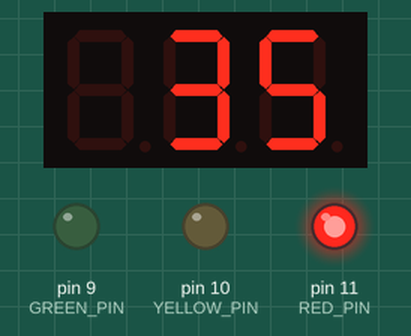
This sketch was run on a simulated Arduino Uno, built with avr-gcc and run on an emulated ATmega328P. Shown: 3-digit seven-segment display, output pins drawn as LEDs (lit = HIGH). Wiring (inferred from the names in the program): 3-digit 7-segment display, segments lit when LOW: segments pin 12, pin 2, pin 3, pin 4, pin 5, pin 6, pin 7; digit selects pin 14, pin 16, pin 15. The segment pins are drawn as the display they are named for; pins used as bus, display or sensor lines are not drawn.

Above: at 0.1 s.
At 8.1 s:
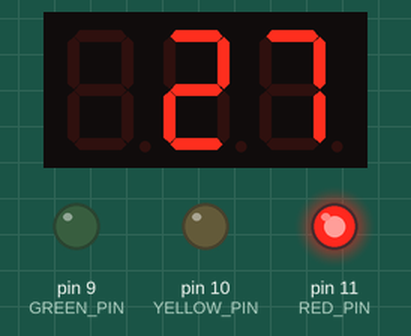
At 18.1 s:
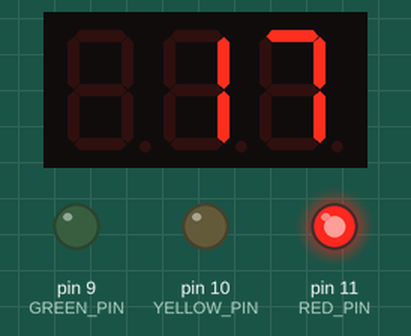
At 38.1 s:
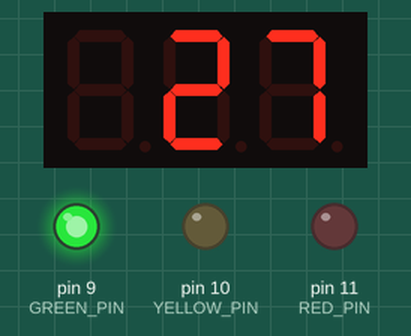
Timing chart, 0 to 39.6 s (numbered marks = the images above):
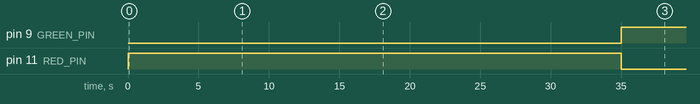

Measured:
- by itself, pin 9 (GREEN_PIN): LOW → HIGH at 35.0 s
- by itself, pin 11 (RED_PIN): LOW → HIGH at 0.00 s, → LOW 35.0 s later
- what the display in image 1 shows lasts 1.1 s, from 8.0 s to 9.1 s

The sketch:

phased-traffic-signal.ino
```cpp
const int SEGMENT_PINS[] = { 12, 2, 3, 4, 5, 6, 7 };
const int DIGIT_PINS[] = { 14, 16, 15 };
const byte SEGMENT_MAP[] = {
  0b0000001,
  0b1001111,
  0b0010010,
  0b0000110,
  0b1001100,
  0b0100100,
  0b0100000,
  0b0001111,
  0b0000000,
  0b0000100
};
const long DISPLAY_INTERVAL_MS = 3;

const int RED_PIN = 11;
const int YELLOW_PIN = 10;
const int GREEN_PIN = 9;
const long RED_LENGTH_MS = 35000;
const long YELLOW_LENGTH_MS = 3000;
const long GREEN_LENGTH_MS = 30000;

int displayValue = 0;
int currentDigit = 0;
unsigned long lastDigitTime = 0;

void setup() {
  // set up segments for all 3 digits
  for (int pin : SEGMENT_PINS) {
    pinMode(pin, OUTPUT);
    digitalWrite(pin, HIGH);
  }

  for (int pin : DIGIT_PINS) {
    pinMode(pin, OUTPUT);
    digitalWrite(pin, LOW);
  }

  // set up relay output pins
  pinMode(RED_PIN, OUTPUT);
  pinMode(YELLOW_PIN, OUTPUT);
  pinMode(GREEN_PIN, OUTPUT);
}

void loop() {
  runPhase(RED_PIN, RED_LENGTH_MS);
  runPhase(GREEN_PIN, GREEN_LENGTH_MS);
  runPhase(YELLOW_PIN, YELLOW_LENGTH_MS);
}

void runPhase(int lightPin, long durationMs) {
  // deactivate all lights, then activate just the
  // one for this phase.
  digitalWrite(RED_PIN, LOW);
  digitalWrite(YELLOW_PIN, LOW);
  digitalWrite(GREEN_PIN, LOW);
  digitalWrite(lightPin, HIGH);

  unsigned long startTime = millis();
  unsigned long endTime = startTime + durationMs;
  int lastSecond = -1;

  while (millis() < endTime) {
    long remainingMs = endTime - millis();
    int currentSecond = (remainingMs + 999) / 1000;

    if (currentSecond != lastSecond) {
      displayValue = currentSecond;
      lastSecond = currentSecond;
    }

    updateDisplayNonBlocking();
  }
}

// flashes digits on/off thousands of times per
// second in the runPhase loop, appearing solid to
// the eye
void updateDisplayNonBlocking() {
  unsigned long currentTime = millis();

  if (currentTime - lastDigitTime >= DISPLAY_INTERVAL_MS) {
    lastDigitTime = currentTime;

    int ones = displayValue % 10;
    int tens = (displayValue / 10) % 10;
    int hund = (displayValue / 100) % 10;

    currentDigit = (currentDigit + 1) % 3;

    if (currentDigit == 0) {
      if (hund == 0) {
        clearSegments();
      } else {
        driveDigit(0, hund);
      }
    } else if (currentDigit == 1) {
      if (hund == 0 && tens == 0) {
        clearSegments();
      } else {
        driveDigit(1, tens);
      }
    } else if (currentDigit == 2) {
      driveDigit(2, ones);
    }
  }
}

void clearSegments() {
  for (int pin : SEGMENT_PINS) {
    digitalWrite(pin, HIGH);
  }
}

void driveDigit(int digitIndex, int number) {
  for (int pin : DIGIT_PINS) {
    digitalWrite(pin, LOW);
  }

  clearSegments();

  if (number < 0 || number > 9) {
    return;
  }

  byte segPattern = SEGMENT_MAP[number];
  for (int i = 0; i < 7; i++) {
    if (!(segPattern & (1 << (6 - i)))) {
      digitalWrite(SEGMENT_PINS[i], LOW);
    }
  }

  digitalWrite(DIGIT_PINS[digitIndex], HIGH);
}
```
